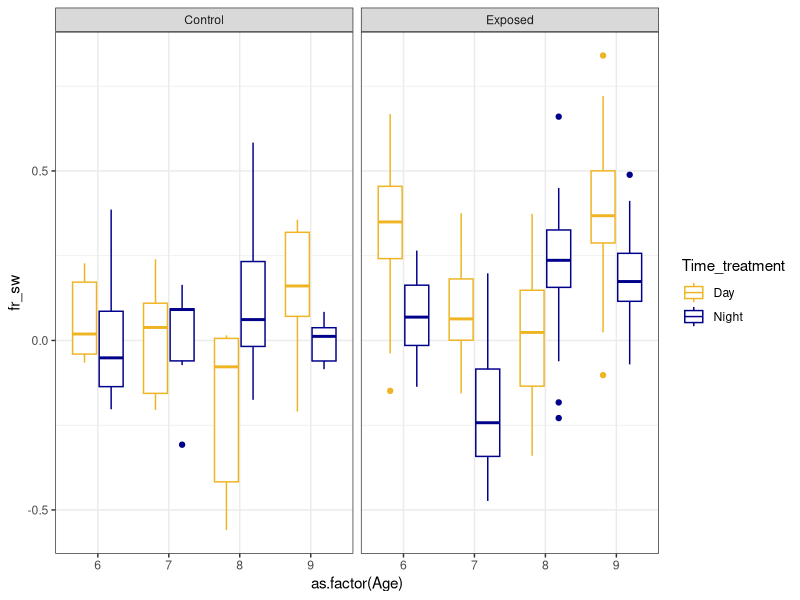
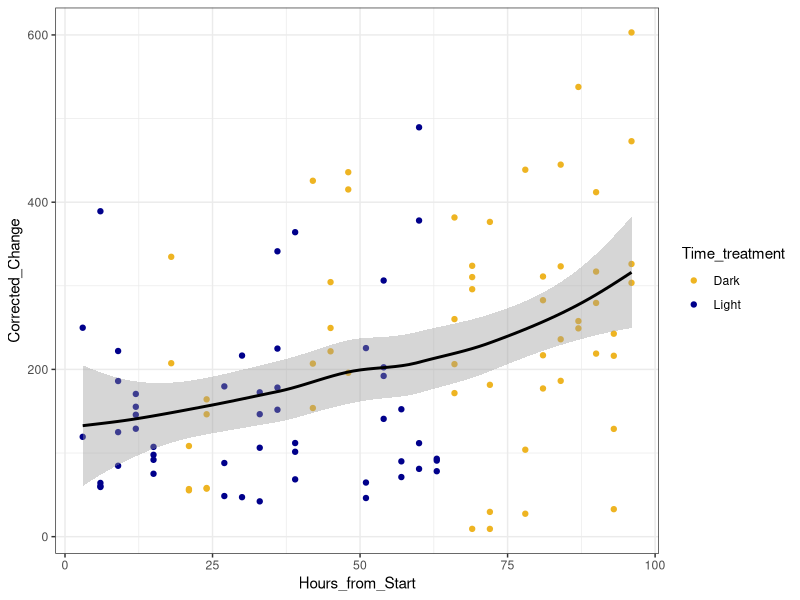
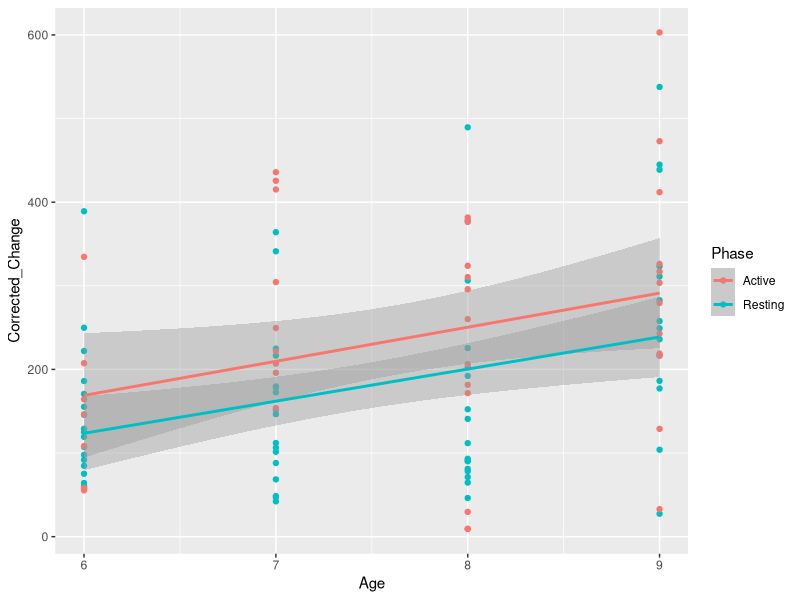
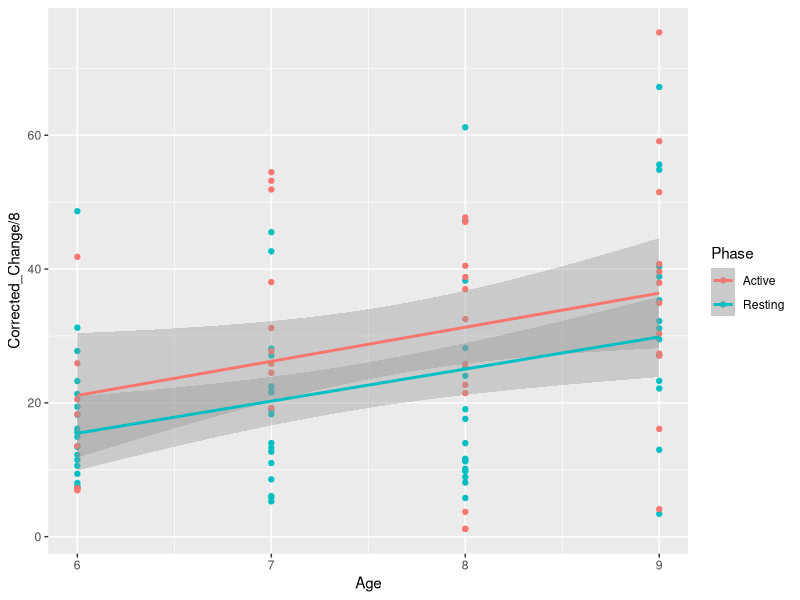
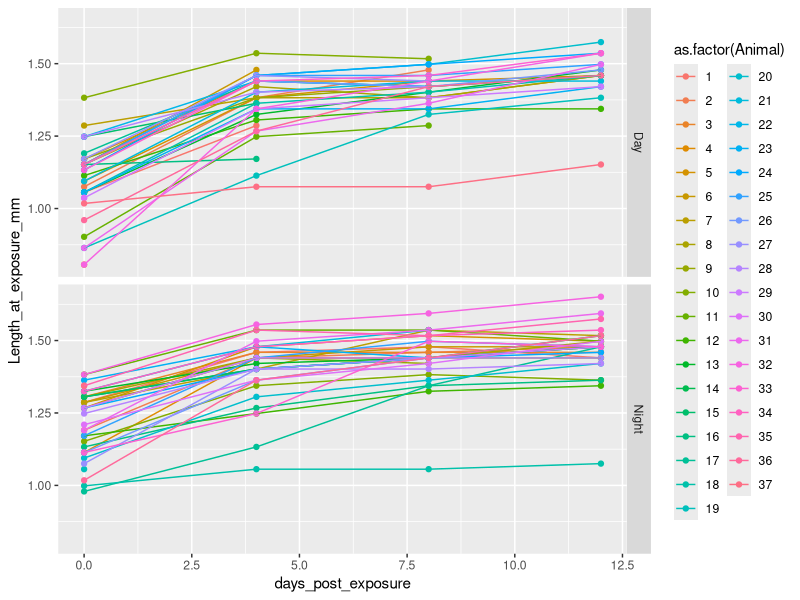

Reproduce these figures in R, in order.
## ---- chunk 1

library(tidyverse)
library(patchwork)

knitr::opts_chunk$set(echo = TRUE)
## ---- chunk 2
feed_data<-read.csv("data/feeding_data_3.28.21.csv", header=T)

po<-read.csv("data/4_Day_PO.csv", header = T) #Corrected_Change is the Active PO per sample (8 ind. per sample)

growth<-read.csv("data/growth_data_3.28.21.csv", header=T)

## ---- chunk 3
#calculate the mean of the controls for each plate
summary_data <- feed_data %>%
  group_by(Plate_Control) %>%
  mutate(control_mean = mean(Control_Flour_Reading, na.rm = T)) %>%
  select(Plate_Control, control_mean) %>%
  distinct() %>% as.data.frame()

#remove extra row
summary_data  <- summary_data[!(summary_data$Plate_Control == ""),]

#match control mean with plate treatment
map = setNames(summary_data$control_mean,summary_data$Plate_Control)
feed_data$control_mean <- map[as.character(feed_data$Plate_Treatment)]

#volume, mL
v = 10

#time, hours
t = 9

##difference in feeding compared to control
k=feed_data$control_mean/feed_data$Flourometry_Reading

##calculate feeding rate (Sarnelle and Wilson)
feed_data$fr_sw <- log(k) * (v/t)

#calculate mean feeding rate per animal (keep rate > 0)
animal_mean <- feed_data %>%
  #keep fr_sw values > 0
  #filter(fr_sw > 0) %>% #this removes 64 animals...
  #group based on these variables
  group_by(Time_treatment, Age, Animal, Exposed.Control) %>%
  #means based on groups above
  summarise(fr_sw = mean(fr_sw, na.rm=TRUE))



## ---- chunk 4
animal_mean %>%
  ggplot()+
  geom_boxplot(aes(x=as.factor(Age), y=fr_sw, color=Time_treatment))+
  scale_color_manual(values=c("goldenrod2", "darkblue"))+
  facet_grid(.~Exposed.Control)+
  theme_bw()

## ---- chunk 5
po %>%
  ggplot()+
  geom_point(aes(x=Hours_from_Start, y =Corrected_Change, color=Time_treatment))+
  scale_color_manual(values=c("goldenrod2", "darkblue"))+
  geom_smooth(aes(x=Hours_from_Start, y =Corrected_Change), color="black", span=1)+
  theme_bw()

po %>%
  ggplot(aes(x=Age, y = Corrected_Change, color=Phase))+
  geom_point()+
  geom_smooth(method="lm")

po %>%
  ggplot(aes(x=Age, y = Corrected_Change/8, color=Phase))+
  geom_point()+
  geom_smooth(method="lm")

## ---- chunk 6
growth %>%
  filter(Age == 6) %>%
  ggplot(aes(x=days_post_exposure, y=Length_at_exposure_mm, color=as.factor(Animal)))+
  geom_point()+
  geom_line()+
  facet_grid(Time_treatment~.)
